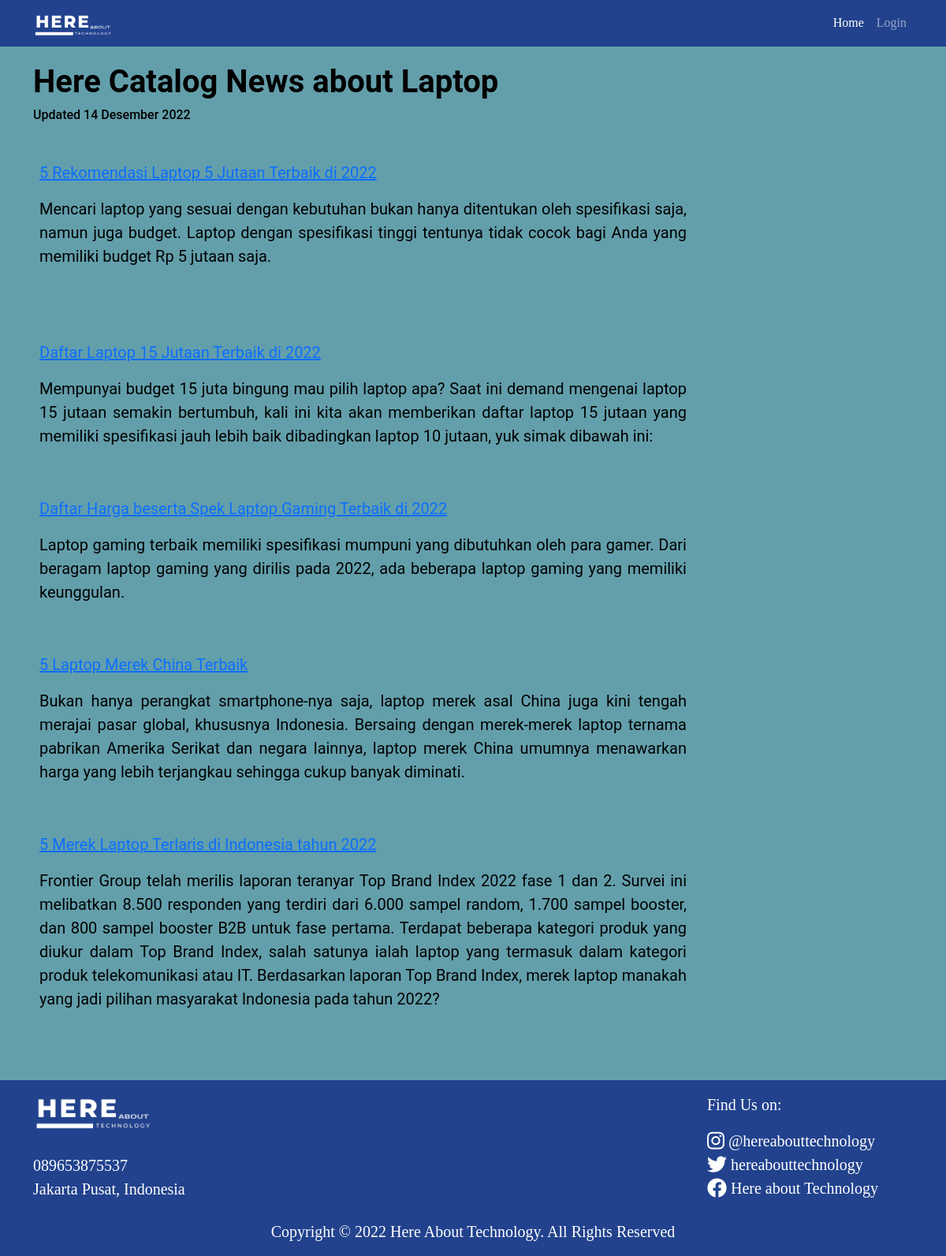
The app's page /catalog_laptop/index.php with its own data.
### tables this page shows
CREATE TABLE `catalogs` (
  `id` int(11) NOT NULL,
  `catalog_name` varchar(10) NOT NULL,
  `authors` varchar(25) NOT NULL,
  `judul_catalog` varchar(100) NOT NULL,
  `date` date NOT NULL,
  `caption` varchar(10000) NOT NULL,
  `konten_catalog` mediumtext NOT NULL,
  `konten2` mediumtext DEFAULT NULL,
  `konten3` mediumtext DEFAULT NULL,
  `konten4` mediumtext DEFAULT NULL,
  `konten5` mediumtext DEFAULT NULL,
  `konten6` mediumtext DEFAULT NULL,
  `konten7` mediumtext DEFAULT NULL
);

### catalog_laptop/index.php (the view, shortened to what this page needs)
<!DOCTYPE html>
<html lang="en">
  <head>
    <link href="https://cdn.jsdelivr.net/npm/bootstrap@5.0.2/dist/css/bootstrap.min.css" rel="stylesheet" />
    <link
      rel="stylesheet"
      href="https://cdnjs.cloudflare.com/ajax/libs/font-awesome/6.2.1/css/all.min.css"
    />
  </head>
  <body id="home">
    <nav class="navbar navbar-expand-lg navbar-dark fixed-top" style="background-color: #22428d">
      <div class="container">
        <a class="navbar-brand" href="/finalproject/">
          <img src="../image/logo-dark-new.png" alt="Logo" width="100" class="d-inline-block align-text-top" />
        </a>
        <div class="collapse navbar-collapse" id="navbarSupportedContent">
          <ul class="navbar-nav mb-2 mb-lg-0">
            <li class="nav-item">
              <a class="nav-link active" aria-current="page" href="/finalproject/">Home</a>
            </li>
            <li class="nav-item">
              <a class="nav-link" href="/finalproject/admin/">Login</a>
            </li>
          </ul>
        </div>
      </div>
    </nav>
    <section id="content">
      <div class="container">
        <div class="row">
          <h1><strong>Here Catalog News about Laptop</strong></h1>
          <br />
          <h6>Updated 14 Desember 2022</h6>
          <br /><br />
          <div class="col">
            <div class="content1" style="text-align: justify; width: 75%; padding: 8px">
            <?php
              include "../connection.php";
              $query = mysqli_query($conn, 'SELECT * FROM catalogs WHERE id = 1');
              while ($data = mysqli_fetch_array($query)) {
            ?>
              <p><a href="/finalproject/catalog_laptop/content1.php"><?php echo $data['judul_catalog']; ?></a></p>
              <p><?php echo $data['caption']; ?></p>
              <br /><br />
            </div>
            <?php } ?>
            <div class="content2" style="text-align: justify; width: 75%; padding: 8px">
            <?php
              include "../connection.php";
              $query = mysqli_query($conn, 'SELECT * FROM catalogs WHERE id = 2');
              while ($data = mysqli_fetch_array($query)) {
            ?>
              <p><a href="/finalproject/catalog_laptop/content2.php"><?php echo $data['judul_catalog'] ?></a></p>
              <p>
                <?php echo $data['caption'] ?>
              </p>
              <br />
            </div>
            <?php } ?>
            <div class="content3" style="text-align: justify; width: 75%; padding: 8px">
            <?php
              include "../connection.php";
              $query = mysqli_query($conn, 'SELECT * FROM catalogs WHERE id = 3');
              while ($data = mysqli_fetch_array($query)) {
            ?>
              <p><a href="/finalproject/catalog_laptop/content3.php"><?php echo $data['judul_catalog'] ?></a></p>
              <p>
                <?php echo $data['caption'] ?>
              </p>
              <br>
            </div>
            <?php } ?>
            <div class="content4" style="text-align: justify; width: 75%; padding: 8px">
            <?php
              include "../connection.php";
              $query = mysqli_query($conn, 'SELECT * FROM catalogs WHERE id = 10');
              while ($data = mysqli_fetch_array($query)) {
            ?>
              <p><a href="/finalproject/catalog_laptop/content4.php"><?php echo $data['judul_catalog'] ?></a></p>
              <p>
                <?php echo $data['caption'] ?>
              </p>
              <br>
            </div>
            <?php } ?>
            <div class="content5" style="text-align: justify; width: 75%; padding: 8px">
            <?php
              include "../connection.php";
              $query = mysqli_query($conn, 'SELECT * FROM catalogs WHERE id = 11');
              while ($data = mysqli_fetch_array($query)) {
            ?>
              <p><a href="/finalproject/catalog_laptop/content5.php"><?php echo $data['judul_catalog']; ?></a></p>
              <p>
                <?php echo $data['caption'] ?>
              </p>
            <?php } ?>
            </div>
            <div class="content6" style="text-align: justify; width: 75%; padding: 8px">
            </div>
          </div>
        </div>
      </div>
    </section>
    <footer id="footer">
      <div class="container">
        <div class="row">
          <div class="col-3">
            <img src="../image/logo-dark-new.png" alt="Logo" width="150" class="d-inline-block align-text-top" />
            <p>
              <br />
              089653875537
              <br />
              Jakarta Pusat, Indonesia
            </p>
          </div>
          <div class="col-3"></div>
          <div class="col-3"></div>
          <div class="col-3">
            <p>Find Us on:</p>
            <i class="fa-brands fa-instagram fa-lg"></i>
            <span>@hereabouttechnology</span> <br />
            <i class="fa-brands fa-twitter fa-lg"></i>
            <span>hereabouttechnology</span> <br />
            <i class="fa-brands fa-facebook fa-lg"></i>
            <span>Here about Technology</span>
          </div>
          <div class="mt-2 text-center">
            <p>Copyright © 2022 Here About Technology. All Rights Reserved</p>
          </div>
        </div>
      </div>
    </footer>
  </body>
</html>

### catalog_laptop/index.php (style rules this page uses)
body { font-family: roboto, "sans-serif"; color: black; }
.navbar { font-family: Garamond; }
#content { background-color: #639fab; padding-top: 5rem; padding-bottom: 3rem; font-size: 20px; }
#footer { background-color: #22428d; padding-top: 1rem; color: white; font-family: Garamond; font-size: 20px; }

### records on screen
catalogs: judul_catalog "5 Rekomendasi Laptop 5 Jutaan Terbaik di 2022", caption "Mencari laptop yang sesuai dengan kebutuhan bukan hanya ditentukan oleh spesifikasi saja, namun juga budget. Laptop dengan spesifikasi tinggi tentunya tidak cocok bagi Anda yang memiliki budget Rp 5 jutaan saja."
catalogs: judul_catalog "Daftar Laptop 15 Jutaan Terbaik di 2022", caption "Mempunyai budget 15 juta bingung mau pilih laptop apa? Saat ini demand mengenai laptop 15 jutaan semakin bertumbuh, kali ini kita akan memberikan daftar laptop 15 jutaan yang memiliki spesifikasi jauh lebih baik dibadingkan laptop 10 jutaan, yuk simak dibawah ini:"
catalogs: judul_catalog "Daftar Harga beserta Spek Laptop Gaming Terbaik di 2022", caption "Laptop gaming terbaik memiliki spesifikasi mumpuni yang dibutuhkan oleh para gamer. Dari beragam laptop gaming yang dirilis pada 2022, ada beberapa laptop gaming yang memiliki keunggulan."
catalogs: judul_catalog "5 Laptop Merek China Terbaik", caption "Bukan hanya perangkat smartphone-nya saja, laptop merek asal China juga kini tengah merajai pasar global, khususnya Indonesia. Bersaing dengan merek-merek laptop ternama pabrikan Amerika Serikat dan negara lainnya, laptop merek China umumnya menawarkan harga yang lebih terjangkau sehingga cukup banyak diminati."
catalogs: judul_catalog "5 Merek Laptop Terlaris di Indonesia tahun 2022", caption "Frontier Group telah merilis laporan teranyar Top Brand Index 2022 fase 1 dan 2. Survei ini melibatkan 8.500 responden yang terdiri dari 6.000 sampel random, 1.700 sampel booster, dan 800 sampel booster B2B untuk fase pertama. Terdapat beberapa kategori produk yang diukur dalam Top Brand Index, salah satunya ialah laptop yang termasuk dalam kategori produk telekomunikasi atau IT. Berdasarkan laporan Top Brand Index, merek laptop manakah yang jadi pilihan masyarakat Indonesia pada tahun 2022?"
